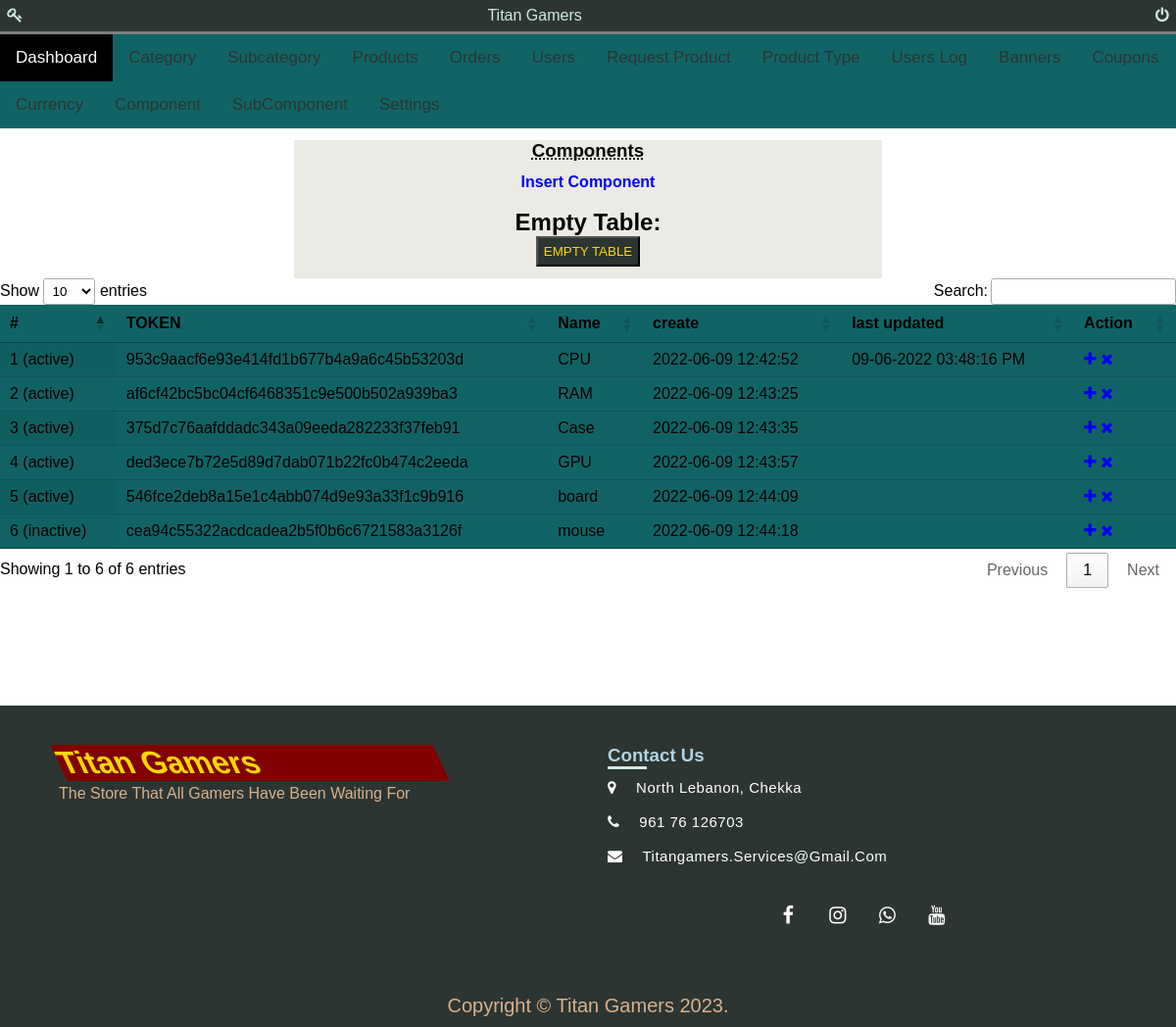
/admin/titan_component.php (signed in), run on the app's committed database.
### tables this page shows
CREATE TABLE `components` (
  `id` int(11) NOT NULL,
  `componentToken` varchar(255) NOT NULL,
  `componentName` varchar(255) NOT NULL,
  `componentStatus` varchar(255) NOT NULL,
  `componentCreateDate` timestamp NOT NULL DEFAULT current_timestamp(),
  `componentUpdateDate` varchar(255) NOT NULL
);

### admin/titan_component.php (the view, shortened to what this page needs)
<?php
include 'db/connection.php';
if(strlen($_SESSION['email']) === 0 ){
  header("location: index.php");
}
else{
 ?>
 <html>
    <head>
  	<link href="https://cdn.datatables.net/1.11.3/css/jquery.dataTables.min.css" rel="stylesheet">
  	<link rel="stylesheet" href="https://cdnjs.cloudflare.com/ajax/libs/font-awesome/4.7.0/css/font-awesome.min.css">
  	<link href="css/admin.css" rel="stylesheet">
    </head>
    <body>
      <?php include 'include/sidebar.inc.php'; ?>
      <center>
      	<div class="container">
      							<div class="titlewrapper">
      								<h3 class="title">Components</h3>
                      <h4 class="subtitle"><a href="titan_insertcomponent.php" class="subtitle-link">insert Component</a></h4>
      							</div>
      <div class="wrapper">
      <div class="wrapper">
      		<br />
      <form method="post">
        <h2>Empty Table:</h2>
        <button type="submit" name="truncateComponentTable" class="adminform_btn" onClick="return confirm('Are you sure you want to Empty this Table?')">Empty Table</button>
      </form>
    </div>
    </center>
    <table id="datable" class="display" style="width:100%">
        <thead>
          <tr>
            <th id="custom_td">#</th>
            <th id="custom_td">TOKEN</th>
            <th id="custom_td"> Name</th>
            <th id="custom_td">create</th>
            <th id="custom_td">last updated</th>
            <th id="custom_td">Action</th>
          </tr>
        </thead>
        <tbody>
<?php $query=mysqli_query($con,"SELECT * FROM components");
$cnt=1;
while($row=mysqli_fetch_array($query))
{
?>
          <tr id="custom_tr">
            <td><?php echo htmlentities($cnt);?></td>
            <td id="cap_username"><?php echo htmlentities($row['componentToken']);?></td>
            <td id="cap_username"><?php echo htmlentities($row['componentName']);?></td>
            <td><?php echo htmlentities($row['componentStatus']);?></td>
            <td><?php echo htmlentities($row['componentCreateDate']);?></td>
            <td><?php echo htmlentities($row['componentUpdateDate']);?></td>
            <td>
            <a href="titan_editcomponent.php?componentoken=<?php echo $row['componentToken']?>" ><i class="fa fa-plus"></i></a>
            <a href="titan_component.php?componentToken=<?php echo $row['componentToken']?>&del=delete" onClick="return confirm('Are you sure you want to delete?')"><i class="fa fa-times"></i></a></td>
          </tr>
          <?php $cnt=$cnt+1; } ?>
      </table>
<?php include('include/footer.inc.php');?>
    </body>
 </html>
<?php } ?>

### admin/css/admin.css (style rules this page uses)
.container { background-color: #ECEAE4; width: 50%; }
.titlewrapper .title { text-transform: capitalize; font-family: sans-serif; transition: 1s; text-decoration: underline; text-decoration-style: dotted; font-weight: 900; margin-top: 2%; background-clip: text; -webkit-background-clip: text; -webkit-text-stroke: 8px transparent; }
.titlewrapper .subtitle { margin-top: 2%; }
.titlewrapper .subtitle-link { text-decoration: none; text-transform: capitalize; font-weight: bolder; color: blue; }
table { background-color: #116466; }
.adminform_btn { color: gold; background-color: #2C3531; padding: 1%; text-transform: uppercase; margin-bottom: 2%; }

### admin/css/footer.css (style rules this page uses)
.body_footer { position: relative; padding-bottom: 448px; min-height: 100vh; }

### admin/include/sidebar.inc.php (style rules this page uses)
* { margin: 0; padding: 0; box-sizing: border-box; font-family: sans-serif; }

### data on the page
components: componentToken "953c9aacf6e93e414fd1b677b4a9a6c45b53203d", componentName "CPU", componentStatus "active)", componentCreateDate "2022-06-09 12:42:52", componentUpdateDate "09-06-2022 03:48:16 PM"
components: componentToken "af6cf42bc5bc04cf6468351c9e500b502a939ba3", componentName "RAM", componentStatus "active)", componentCreateDate "2022-06-09 12:43:25"
components: componentToken "375d7c76aafddadc343a09eeda282233f37feb91", componentName "Case", componentStatus "active)", componentCreateDate "2022-06-09 12:43:35"
components: componentToken "ded3ece7b72e5d89d7dab071b22fc0b474c2eeda", componentName "GPU", componentStatus "active)", componentCreateDate "2022-06-09 12:43:57"
components: componentToken "546fce2deb8a15e1c4abb074d9e93a33f1c9b916", componentName "board", componentStatus "active)", componentCreateDate "2022-06-09 12:44:09"
components: componentToken "cea94c55322acdcadea2b5f0b6c6721583a3126f", componentName "mouse", componentStatus "inactive)", componentCreateDate "2022-06-09 12:44:18"
